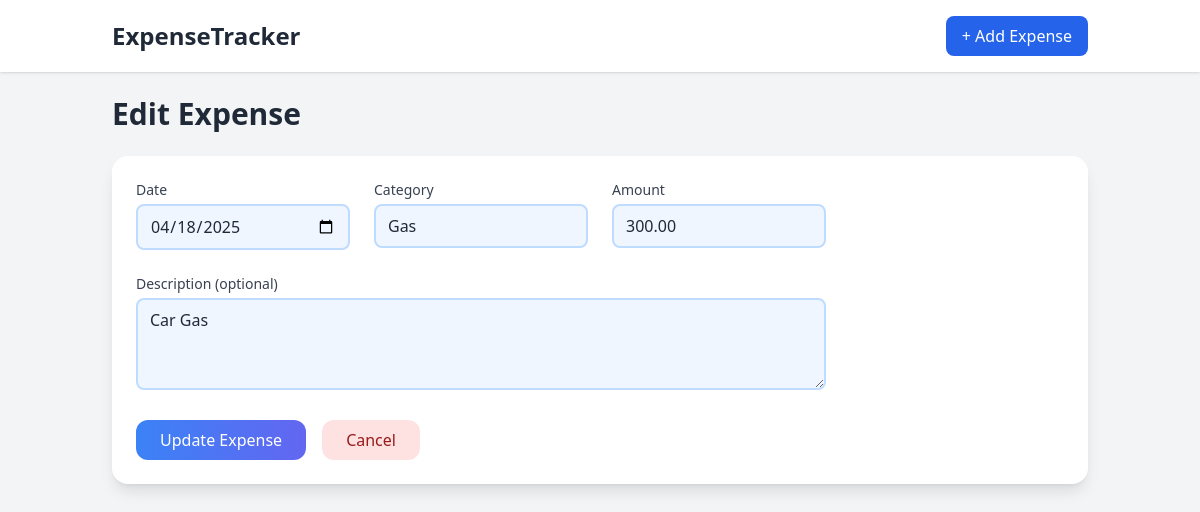
Page /edit/4 on the earlier database version.
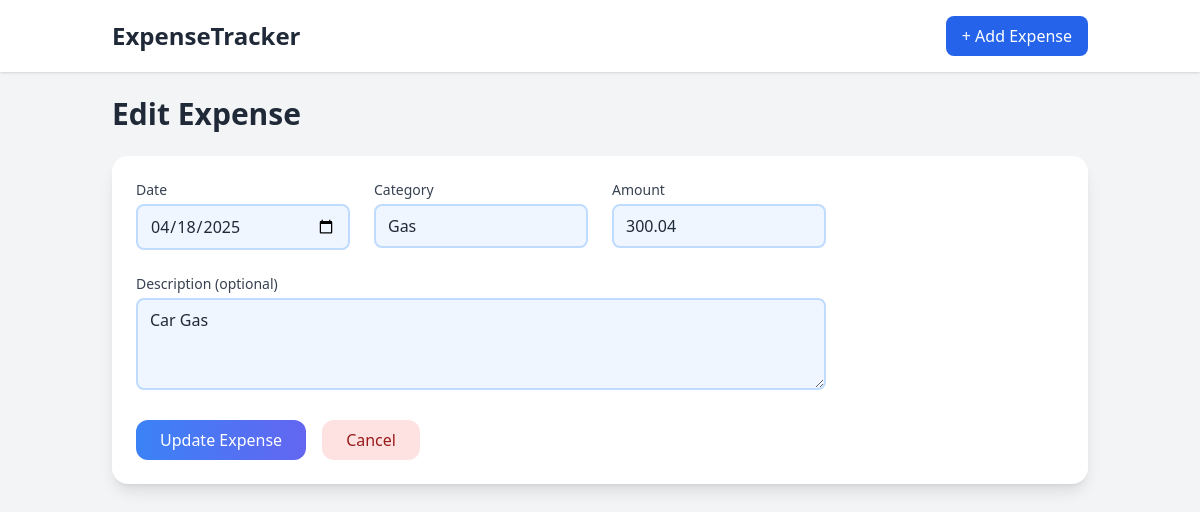
Same page on the later database version.
### models.py (models this page shows, shortened)
class Expense(db.Model):
    __tablename__ = 'expenses'
    id = db.Column(db.Integer, primary_key=True)
    amount = db.Column(db.Float, nullable=False)
    category = db.Column(db.String(64), nullable=False)
    description = db.Column(db.String(256))
    date = db.Column(db.Date, nullable=False)

### app.py (the view, shortened to what this page needs)
@app.route('/edit/<int:expense_id>', methods=['GET', 'POST'])
def edit_expense(expense_id):
    exp = Expense.query.get_or_404(expense_id)
    return render_template('edit_expense.html', expense=exp)

### templates/edit_expense.html (shortened to what this page needs)
{% extends 'base.html' %}  {% block content %}
<h1 data-aos="fade-down" class="text-3xl font-semibold mb-6">Edit Expense</h1>
<div class="bg-white shadow-lg rounded-2xl p-6 mb-6" data-aos="fade-up" x-data>
  <form
    class="grid grid-cols-1 md:grid-cols-2 lg:grid-cols-4 gap-6"
    method="post"
  >
    <div>
      <label for="date" class="block text-sm font-medium text-gray-700 mb-1"
        >Date</label
      >
      <input
        type="date"
        id="date"
        name="date"
        value="{{ expense.date.strftime('%Y-%m-%d') }}"
        required
        class="w-full bg-blue-50 border-2 border-blue-200 rounded-lg px-3 py-2 focus:ring-2 focus:ring-blue-300 focus:border-blue-500 transition"
      />
    </div>
    <div>
      <label for="category" class="block text-sm font-medium text-gray-700 mb-1"
        >Category</label
      >
      <input
        type="text"
        id="category"
        name="category"
        value="{{ expense.category }}"
        required
        class="w-full bg-blue-50 border-2 border-blue-200 rounded-lg px-3 py-2 focus:ring-2 focus:ring-blue-300 focus:border-blue-500 transition"
      />
    </div>
    <div>
      <label for="amount" class="block text-sm font-medium text-gray-700 mb-1"
        >Amount</label
      >
      <input
        type="number"
        step="0.01"
        id="amount"
        name="amount"
        value="{{ '%.2f'|format(expense.amount) }}"
        required
        class="w-full bg-blue-50 border-2 border-blue-200 rounded-lg px-3 py-2 focus:ring-2 focus:ring-blue-300 focus:border-blue-500 transition"
      />
    </div>
    <div class="md:col-span-2 lg:col-span-3">
      <label
        for="description"
        class="block text-sm font-medium text-gray-700 mb-1"
        >Description (optional)</label
      >
      <textarea
        id="description"
        name="description"
        rows="3"
        placeholder="Describe your expense"
        class="w-full bg-blue-50 border-2 border-blue-200 rounded-lg px-3 py-2 focus:ring-2 focus:ring-blue-300 focus:border-blue-500 transition"
      >
{{ expense.description }}</textarea
      >
    </div>
    <div class="col-span-full flex space-x-4">
      <button
        type="submit"
        class="bg-gradient-to-r from-blue-500 to-indigo-500 text-white px-6 py-2 rounded-xl hover:from-blue-600 hover:to-indigo-600 transition"
      >
        Update Expense
      </button>
      <a
        href="{{ url_for('index') }}"
        class="bg-red-100 text-red-800 px-6 py-2 rounded-xl hover:bg-red-200 transition"
      >
        Cancel
      </a>
    </div>
  </form>
</div>
{% endblock %}

### templates/base.html (shortened to what this page needs)
<!DOCTYPE html>
<html lang="en">
  <head>
    <script src="https://cdn.tailwindcss.com"></script>
    <link href="https://unpkg.com/aos@next/dist/aos.css" rel="stylesheet" />
  </head>
  <body class="bg-gray-100 min-h-screen font-sans text-gray-800">
    <nav class="bg-white shadow mb-6">
      <div
        class="container mx-auto px-6 py-4 flex justify-between items-center"
      >
        <a
          href="{{ url_for('index') }}"
          class="text-2xl font-bold text-gray-800"
          >ExpenseTracker</a
        >
        <a
          href="{{ url_for('add_expense') }}"
          class="bg-blue-600 text-white px-4 py-2 rounded-lg hover:bg-blue-700 transition"
        >
          + Add Expense
        </a>
      </div>
    </nav>
    <main class="container mx-auto px-6">
      {% block content %}{% endblock %}
    </main>
  </body>
</html>

Differences in the rows shown:
changed Expense "Gas": amount "300.00" → "300.04"
